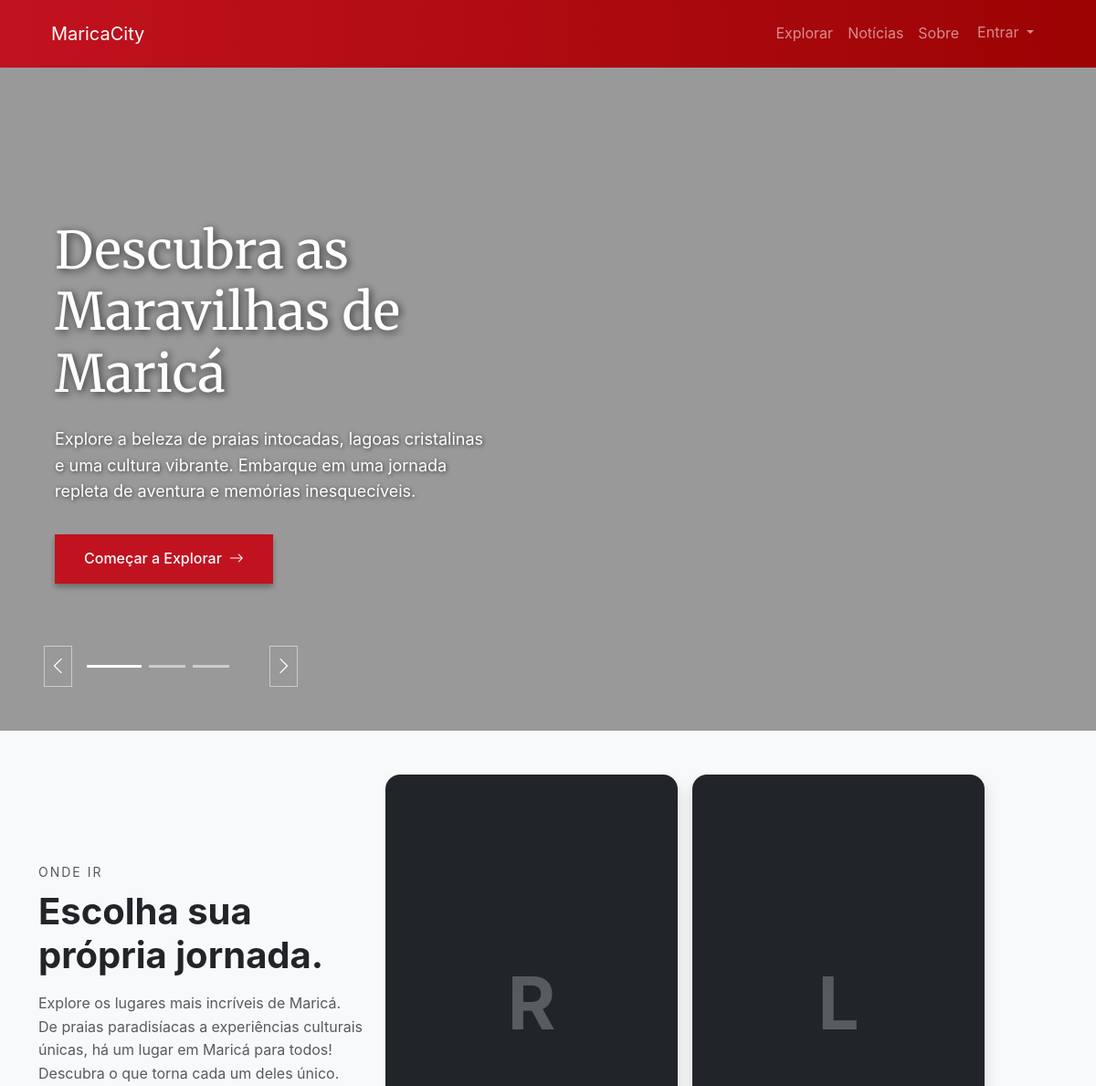
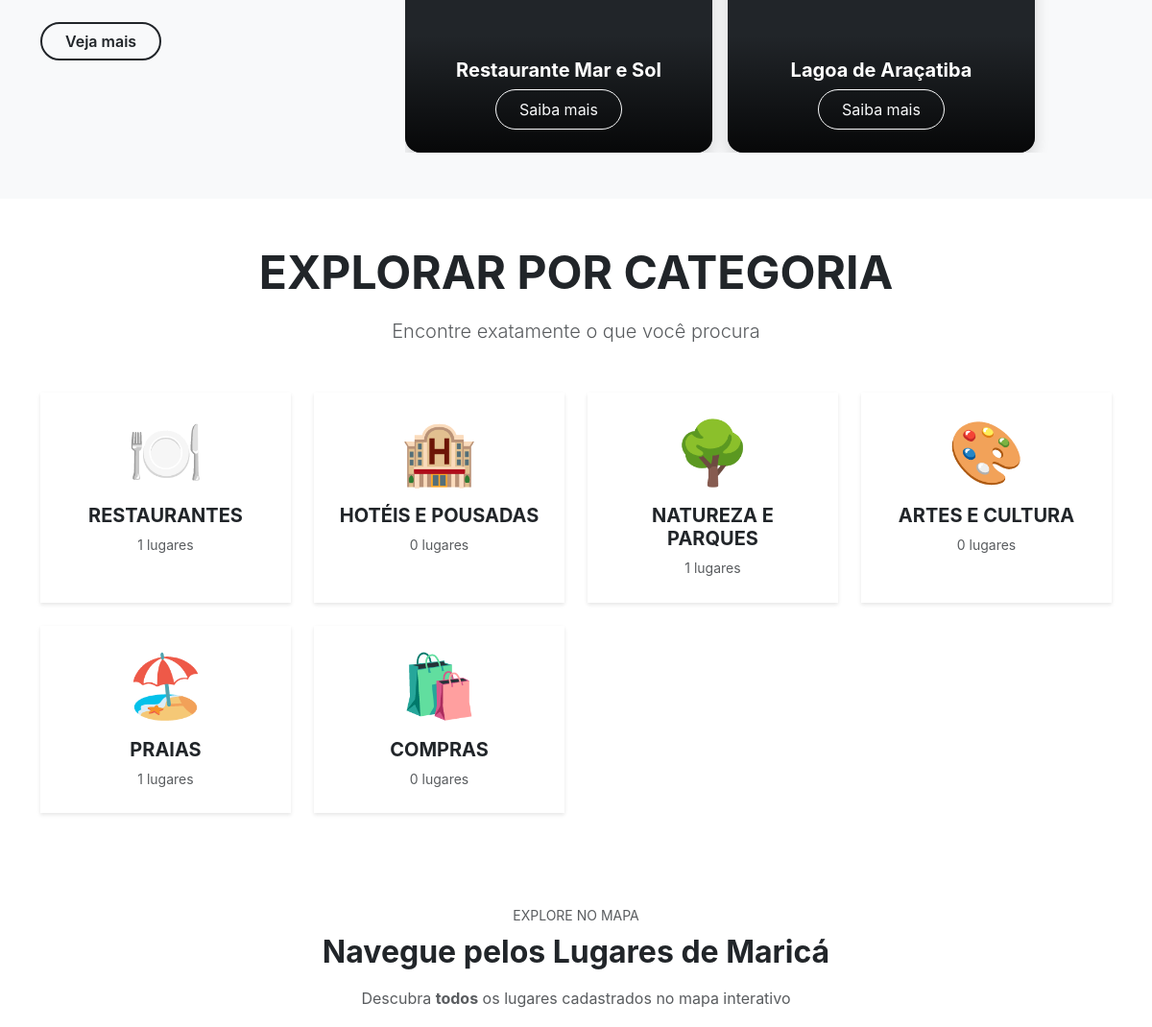
The app's page / (upper part), older data (2 pictures, top to bottom).
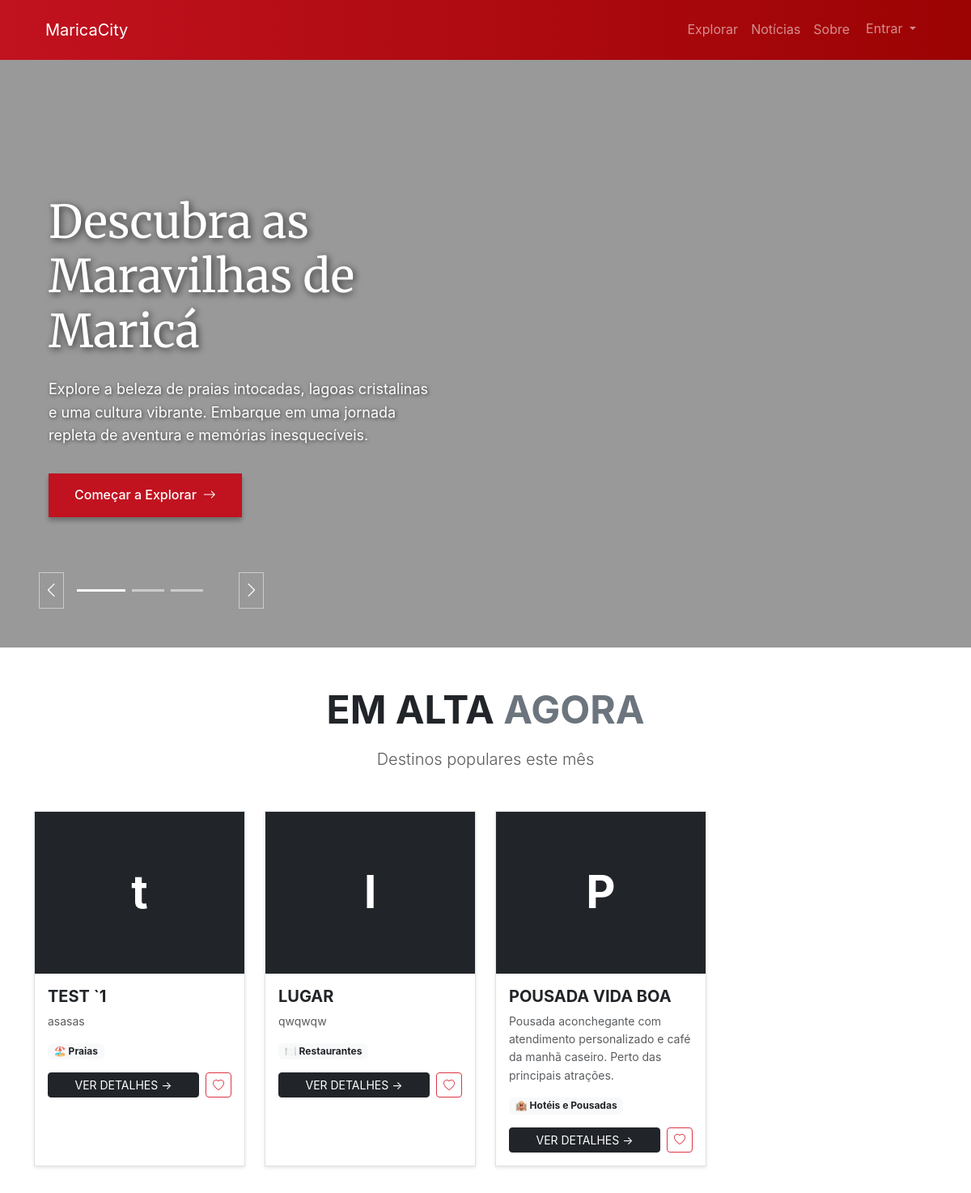
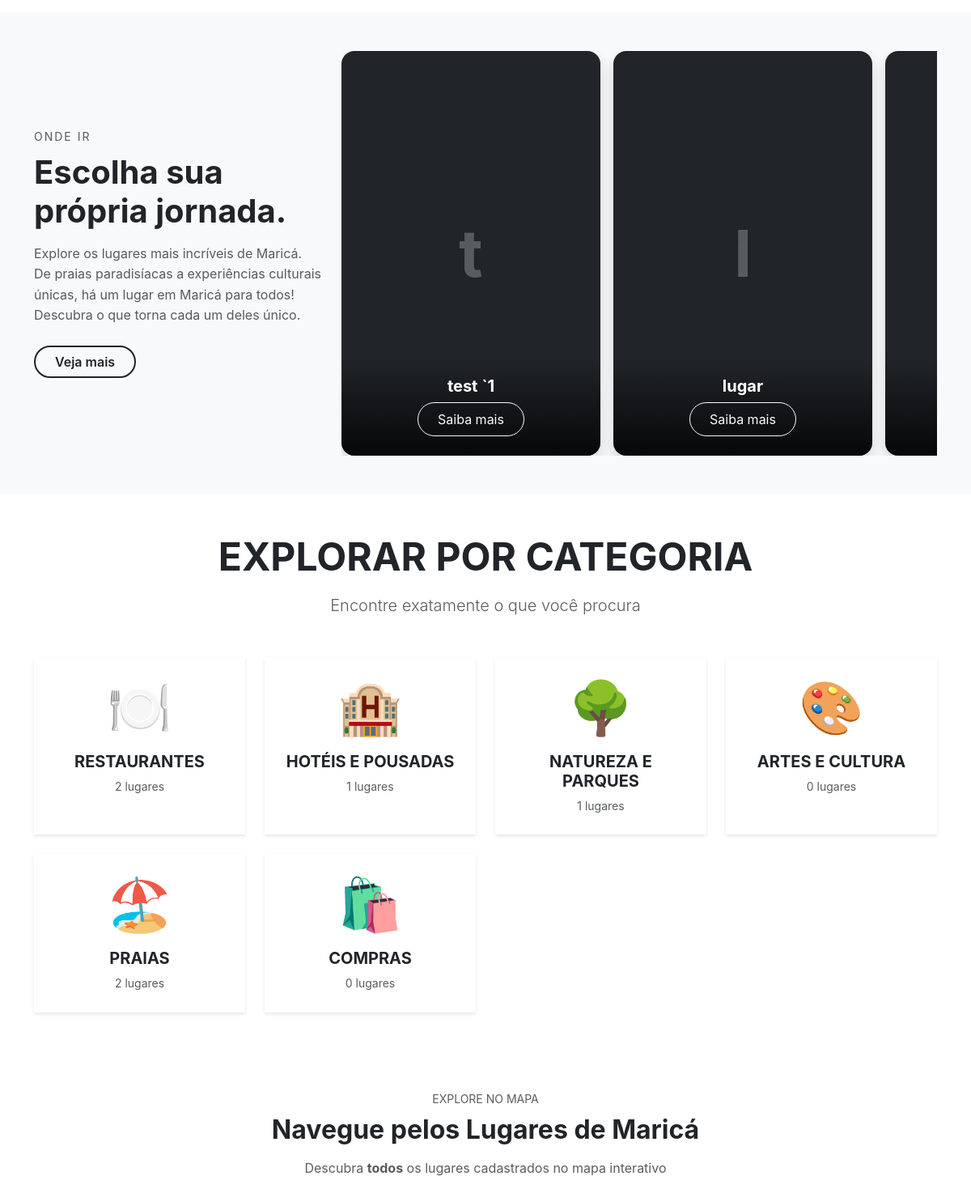
The same page, newer data (2 pictures, top to bottom).
### apps/explore/models.py (models this page shows, shortened)
class Place(models.Model):
    name = models.CharField(max_length=200, help_text="Nome do lugar")
    description = models.TextField(help_text="Descrição detalhada do lugar")
    address = models.TextField(help_text="Endereço completo do lugar")
    latitude = models.DecimalField(
        max_digits=9,
        decimal_places=6,
        null=True,
        blank=True,
        help_text="Coordenada de latitude",
    )
    longitude = models.DecimalField(
        max_digits=9,
        decimal_places=6,
        null=True,
        blank=True,
        help_text="Coordenada de longitude",
    )
    categories = models.ManyToManyField(
        Category,
        related_name="places",
        blank=True,
        help_text="Categorias às quais este lugar pertence",
    )
    created_by = models.ForeignKey(
        settings.AUTH_USER_MODEL,
        on_delete=models.CASCADE,
        related_name="places",
        help_text="Usuário que criou este lugar",
    )
    is_approved = models.BooleanField(
        default=False, help_text="Se o lugar foi aprovado pelo administrador"
    )
    is_active = models.BooleanField(
        default=True, help_text="Se o lugar está atualmente ativo"
    )
    created_at = models.DateTimeField(auto_now_add=True)
    updated_at = models.DateTimeField(auto_now=True)
    class Meta:
        ordering = ["-created_at"]
        verbose_name = "Lugar"
        verbose_name_plural = "Lugares"
        indexes = [
            models.Index(fields=["is_approved", "is_active"]),
            models.Index(fields=["-created_at"]),
        ]
    @property
    def primary_image(self):
        return self.images.filter(is_primary=True).first()
    @property
    def average_rating(self):
        from django.db.models import Avg
        result = self.reviews.aggregate(Avg("rating"))
        return round(result["rating__avg"], 1) if result["rating__avg"] else None

class Category(models.Model):
    name = models.CharField(max_length=100, unique=True, help_text="Nome da categoria")
    slug = models.SlugField(
        max_length=100, unique=True, help_text="Identificador amigável para URL"
    )
    description = models.TextField(blank=True, help_text="Descrição da categoria")
    icon = models.CharField(
        max_length=50, blank=True, help_text="Classe do ícone ou emoji para a categoria"
    )
    is_active = models.BooleanField(
        default=True, help_text="Se a categoria está atualmente ativa"
    )
    display_order = models.IntegerField(
        default=0,
        help_text="Ordem em que a categoria aparece (números menores primeiro)",
    )
    created_at = models.DateTimeField(auto_now_add=True)
    updated_at = models.DateTimeField(auto_now=True)
    class Meta:
        ordering = ["display_order", "name"]
        verbose_name = "Categoria"
        verbose_name_plural = "Categorias"
        indexes = [
            models.Index(fields=["is_active", "display_order"]),
            models.Index(fields=["slug"]),
        ]
    @property
    def active_places_count(self):
        return self.places.filter(is_active=True, is_approved=True).count()

### apps/core/views.py (the view)
# urls.py: path("", views.landing_view, name="landing"),
def landing_view(request):
    featured_places = (
        Place.objects.filter(is_approved=True, is_active=True)
        .prefetch_related("images", "categories")
        .order_by("-created_at")[:6]
    )
    day_range = timezone.now() - timedelta(days=7)
    trending_places = (
        Place.objects.filter(
            is_approved=True, is_active=True, created_at__gte=day_range
        )
        .prefetch_related("images", "categories")
        .order_by("-created_at")[:4]
    )
    categories = Category.objects.filter(is_active=True).order_by("display_order")[:8]
    context = {
        "featured_places": featured_places,
        "trending_places": trending_places,
        "categories": categories,
        "GOOGLE_MAPS_API_KEY": settings.GOOGLE_MAPS_API_KEY,
        "google_client_id": settings.GOOGLE_OAUTH_CLIENT_ID,
    }
    return render(request, "core/landing.html", context)

### apps/core/context_processors.py (called while the page is built, shortened)
def google_oauth(request):
    return {
        "GOOGLE_OAUTH_CLIENT_ID": settings.GOOGLE_OAUTH_CLIENT_ID,
    }

def admin_stats(request):
    return {"pending_places": 0, "draft_news": 0}

### templates/core/landing.html (shortened to what the changed rows need)
{% extends 'base.html' %}
{% load static %}
{% block extra_css %}
<link rel="stylesheet" href="https://cdn.jsdelivr.net/npm/swiper@11/swiper-bundle.min.css">
<link rel="stylesheet" href="{% static 'css/pages/landing.css' %}">
{% endblock %}
{% block content %}
<section id="heroSection" class="hero-section">
  <div class="swiper hero-swiper">
    <div class="swiper-wrapper">
      <div class="swiper-slide">
        <div class="hero-content-container">
          <div class="container-fluid">
            <div class="row h-100">
              <div class="col-lg-6 d-flex flex-column justify-content-center">
                <div class="hero-text-content">
                  <h1 class="hero-heading">Descubra as Maravilhas de Maricá</h1>
                </div>
              </div>
            </div>
          </div>
        </div>
      </div>
    </div>
  </div>
</section>
{% if trending_places %}
<section id="trendingSection" class="bg-white py-5">
  <div class="container">
    <div class="text-center mb-5">
      <h2 id="trendingHeading" class="display-5 fw-bold text-uppercase">Em Alta <span class="text-secondary">Agora</span></h2>
      <p id="trendingSubheading" class="lead text-muted">Destinos populares este mês</p>
    </div>
    <div id="trendingPlaceGrid" class="row g-4">
      {% for place in trending_places %}
      <div class="col-12 col-sm-6 col-md-4 col-lg-3">
        <div class="card border h-100 card-hover">
          <a href="{% url 'explore:place_detail' place.pk %}" class="text-decoration-none">
            {% if place.primary_image %}
            <img src="{{ place.primary_image.image.url }}" alt="{{ place.name }}" class="card-img-top place-card-img" loading="lazy">
            {% else %}
            <div class="bg-dark text-white d-flex align-items-center justify-content-center place-card-placeholder">
              <span class="display-4 fw-bold">{{ place.name|first }}</span>
            </div>
            {% endif %}
          </a>
          <div class="card-body">
            <h5 class="card-title fw-bold text-uppercase">{{ place.name }}</h5>
            <p class="card-text text-muted small">{{ place.description|truncatewords:15 }}</p>
            {% if place.categories.exists %}
            <div class="d-flex flex-wrap gap-2 mb-3">
              {% for category in place.categories.all|slice:":2" %}
              <span class="badge bg-light text-dark small">{{ category.icon }} {{ category.name }}</span>
              {% endfor %}
            </div>
            {% endif %}
            <div class="d-flex gap-2">
              <a href="{% url 'explore:place_detail' place.pk %}" class="btn btn-dark btn-sm text-uppercase flex-grow-1">Ver Detalhes →</a>
              <button class="btn btn-outline-danger btn-sm favorite-btn"
                      data-place-id="{{ place.pk }}"
                      title="Adicionar aos favoritos"
                      aria-label="Adicionar aos favoritos">
                <i class="bi bi-heart"></i>
              </button>
            </div>
          </div>
        </div>
      </div>
      {% endfor %}
    </div>
  </div>
</section>
{% endif %}
<section id="featuredSection" class="bg-light py-5">
  {% if featured_places %}
  <div class="container">
    <div class="row align-items-center">
      <div class="col-12 col-lg-4 mb-4 mb-lg-0">
        <h2 id="featuredSectionHeading" class="fw-bold mb-3 featured-heading">Escolha sua própria jornada.</h2>
      </div>
      <div class="col-12 col-lg-8">
        <div id="featuredSwiper" class="swiper featured-swiper">
          <div class="swiper-wrapper">
            {% for place in featured_places %}
            <div class="swiper-slide swiper-slide-featured">
              <a href="{% url 'explore:place_detail' place.pk %}" class="text-decoration-none d-block h-100">
                {% if place.primary_image %}
                <div class="position-relative rounded-4 overflow-hidden shadow h-100">
                  <img src="{{ place.primary_image.image.url }}" alt="{{ place.name }}" class="w-100 h-100 img-cover" loading="lazy">
                  <div class="position-absolute bottom-0 start-0 end-0 p-4 text-center featured-image-gradient">
                    <h3 class="text-white fw-bold fs-5 mb-2">{{ place.name }}</h3>
                    {% if place.average_rating %}
                    <div class="d-flex align-items-center justify-content-center gap-2 mb-3">
                      <span class="text-warning">
                        {% for i in "12345" %}
                          {% if i|add:"0" <= place.average_rating %}★{% else %}☆{% endif %}
                        {% endfor %}
                      </span>
                    </div>
                    {% endif %}
                    <span class="btn btn-outline-light rounded-pill px-4 py-2">Saiba mais</span>
                  </div>
                </div>
                {% else %}
                <div class="position-relative rounded-4 overflow-hidden bg-dark d-flex align-items-center justify-content-center shadow h-100">
                  <span class="display-1 fw-bold text-white opacity-25">{{ place.name|first }}</span>
                  <div class="position-absolute bottom-0 start-0 end-0 p-4 text-center featured-image-gradient">
                    <h3 class="text-white fw-bold fs-5 mb-2">{{ place.name }}</h3>
                    <span class="btn btn-outline-light rounded-pill px-4 py-2">Saiba mais</span>
                  </div>
                </div>
                {% endif %}
              </a>
            </div>
            {% endfor %}
          </div>
        </div>
      </div>
    </div>
  </div>
  {% endif %}
</section>
<section id="categoriesSection" class="bg-white py-5">
  <div class="container">
    <div class="text-center mb-5">
      <h2 class="display-5 fw-bold text-uppercase">Explorar por Categoria</h2>
    </div>
    <div class="row g-4">
      {% load static %}
      {% with categories=categories|default_if_none:"" %}
        {% if categories %}
          {% for category in categories %}
          <div class="col-6 col-md-4 col-lg-3">
            <a href="{% url 'explore:category_detail' category.slug %}" class="text-decoration-none">
              <div class="card border-2 h-100 text-center p-4 card-hover">
                <div class="display-3 mb-3">{{ category.icon|default:"📍" }}</div>
                <h5 class="card-title fw-bold text-uppercase text-dark">{{ category.name }}</h5>
                <p class="card-text text-muted small">{{ category.active_places_count }} lugares</p>
              </div>
            </a>
          </div>
          {% endfor %}
        {% endif %}
      {% endwith %}
    </div>
  </div>
</section>
<section id="mapSection" class="py-5">
  <div class="container">
    <div class="text-center mb-4">
      <h2 class="fw-bold mb-3">Navegue pelos Lugares de Maricá</h2>
    </div>
  </div>
</section>
{% endblock %}

Row changes from the older to the newer data that the page shows:
no longer on this page (row unchanged): Place: name|first "R", name "Restaurante Mar e Sol", shown under "Escolha sua própria jornada."
no longer on this page (row unchanged): Place: name|first "L", name "Lagoa de Araçatiba", shown under "Escolha sua própria jornada."
now on this page (row edited): Place: name|first "t", name "TEST `1", description "asasas", name "test `1", Category (icon "🏖️", name "Praias")
computed for Category "PRAIAS": active_places_count "1" → "2"
now on this page (row edited): Place: name|first "l", name "LUGAR", description "qwqwqw", name "lugar", Category (icon "🍽️", name "Restaurantes")
computed for Category "RESTAURANTES": active_places_count "1" → "2"
now on this page (row edited): Place: name|first "P", name "POUSADA VIDA BOA", description "Pousada aconchegante com atendimento personalizado e café da manhã caseiro. Perto das principais atrações.", Category (icon "🏨", name "Hotéis e Pousadas")
computed for Category "HOTÉIS E POUSADAS": active_places_count "0" → "1"
Text that changed along with them:
text now shown: "EM ALTA AGORA Destinos populares este mês"
